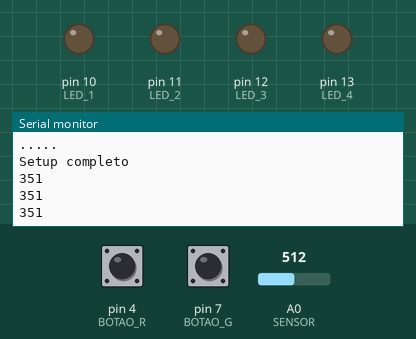
Simulated run of this sketch. Board: Arduino Uno, built with avr-gcc and run on an emulated ATmega328P. Shown: output pins drawn as LEDs (lit = HIGH), the last lines printed to the serial monitor. Inputs (shaded band) come from the test bench; at power-on: A0 (SENSOR) = 512, pin 4 (BOTAO_R) LOW, pin 7 (BOTAO_G) HIGH.

Above: at 1.2 s.
1.3 s: A0 (SENSOR) set to 28
4.2 s: A0 (SENSOR) set to 25
At 5.4 s:
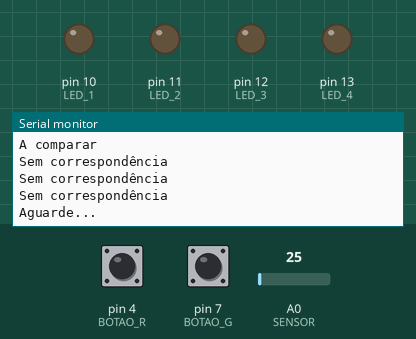
At 6.5 s:
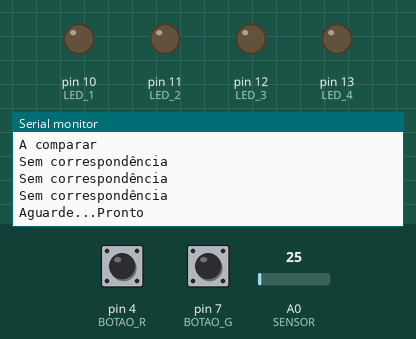

Measured:
- the behaviour switches between 27 and 26 on A0 (SENSOR) (found by bisection; images 0 and 1)
- after the input at 4.2 s, the serial monitor: prints a new line after 0.66 s (image 1)

The sketch:

Codigo.ino
```cpp
#define THRESHOLD 25 //Valor do threshold default
#define DIF_MAX 1000 //Tempo de espera máximo entre toques
#define MAX_TOQUES 10 //Número máximo de toques
#define SENSOR A0 //Porta do sensor
#define ERRO_MAX 40 //Desvio máximo admitido entre combinação guardada e ouvida
#define BOTAO_G 7 // Porta do botao de gravar
#define BOTAO_R 4 // Porta do botao de presença
#define DELAY 350 //Delay minimo entre roques

#define LED_1 10 //Azul
#define LED_2 11 //Amarelo
#define LED_3 12 //Verde
#define LED_4 13 //Vermelho

#define LED_ON 200 //ms de LED ligado
#define LED_OFF 3000 //ms de LED desligado

int LED1[4]={ 10 , 11, 12, 13}; //Portas dos LEDs


int sensorValue; //Leitura do sensor

unsigned long temp_time;
unsigned long diff=0;

unsigned long led_timer_1=0; //ms do estado dos LEDs (on/off)
bool on=false; //Estado dos LEDs


boolean predef = true; //Existem combinções pre-definidas
boolean learned = false; //Existem combinações aprendidas
boolean rec=false; //Se é necessário gravar uma combinação
boolean printed_cur = false; //Imprimiu a combinação ouvida
boolean stored_cur = false; //Guardou a combinação ouvida

int prenum = 0; //Magia Negra, NÃO MEXER NISTO SE NAO EXPLODE

int mems=3; //Número de comboinações guardadas
int mem[5][MAX_TOQUES] = {0}; //Combinações
int cur[] = {0,0,0,0,0,0,0,0,0,0}; //Combinação guardada

bool nots[5]={false}; //Notificações recebidas

int threshold; //Valor do threshold atual
unsigned long zero=0; //Valor do deslocamento da função de filtragem
int save; //Valor do pico da função de filtragem


void setup() {
  Serial.begin(9600);
  Serial.println(".....");
  pinMode(SENSOR, INPUT);
  pinMode(BOTAO_G, INPUT);
  pinMode(LED_1, OUTPUT);
  pinMode(LED_2, OUTPUT);
  pinMode(LED_3, OUTPUT);
  pinMode(LED_4, OUTPUT);

  digitalWrite(LED_1, LOW);
  digitalWrite(LED_2, LOW);
  digitalWrite(LED_3, LOW);
  digitalWrite(LED_4, LOW);

  //Combinações predefinidas
  mem[0][0]=500 ;
  mem[1][0]=500 ;
  mem[1][1]=500 ;
  mem[2][0]=500 ;
  mem[2][1]=500 ;
  mem[2][2]=500 ;

  threshold=THRESHOLD;
  Serial.println("Setup completo");
}

void loop()
{
    sensorValue = analogRead(SENSOR);
    update_leds();
    threshold=g(zero, save, millis() );

    if(!digitalRead(BOTAO_G))
    {
      rec=true;
      learned=false;
      prenum=0;
      predef = false;
      mems=0;
      mem[1][1]=0 ;
      mem[0][0]=0 ;
      mem[1][0]=0 ;
      mem[1][1]=0 ;
      mem[2][0]=0 ;
      mem[2][1]=0 ;
      mem[2][2]=0 ;

      for(int i=0; i<mems; i++)
          nots[i]=false;

      on=false;
    }

    if(digitalRead(BOTAO_R))
    {
        for(int i=0; i<mems; i++)
          nots[i]=false;
    }

    if(millis()-temp_time > DIF_MAX && mem[mems][0] != 0 && !learned)
    { //at least one knock was done
      learned = true;
      mems++;
      rec=false;
      Serial.print("Combinação ");
      Serial.print(mems);
      Serial.println(" guardada");

    }
    if(stored_cur && millis()-zero > DIF_MAX)
    {
      checkValid();

      for(int i=0; i<MAX_TOQUES; i++)
        cur[i] = 0;

      printed_cur = false;
      stored_cur = false;
      Serial.print("Aguarde...");
      delay(1000);
      Serial.println("Pronto");
    }

    if(sensorValue > threshold && (learned || rec || predef))
    { //if a knock occurred

      //Ajuste do threshold
      save = sensorValue;
      zero= millis();

      if(prenum > 0)
      {
        diff = millis() - temp_time; //time since last knock
        if(!learned && rec)
        { //don't save first time of knock sequence
          learn();
        }
        //record cur
        if( (learned || predef) && diff < DIF_MAX)
        { //don't save first time of knock sequence
          record_curr();
        }
        temp_time = millis();
        delay(DELAY);
      }
      else
      {
        prenum++;
        temp_time = millis();
        delay(DELAY);
      }
  }
}

//Rotina de LEDs que temporiza o ligar/desligar dos LEDs sem interromper o flow do código
void update_leds()
{
  if(!on && (millis()-led_timer_1) > LED_OFF)
  {
    for(int i=0; i<mems && i<4; i++)
    {
      if (nots[i])
      {
        digitalWrite(LED1[i], HIGH);
      }
    }
    on=true;
    led_timer_1=millis();

  }

  if(on && (millis()-led_timer_1) > LED_ON)
  {
    for(int i=0; i<mems && i<4; i++)
    {
        digitalWrite(LED1[i], LOW);
    }
    on=false;
    led_timer_1=millis();
  }
}

//Grava a diferença entre batimentos ouvidos(Tentativa)
void record_curr()
{
  for(int i=0; i<MAX_TOQUES; i++)
  { //loop through
    if(cur[i] == 0)
    { //if nothing is stored there
      cur[i] = diff; ///fix this for first time through???
        Serial.println(diff);

        stored_cur = true;

      break;
    }
  }
}

//Grava a diferença entre batimentos ouvidos(Gravação)
void learn()
{
  for(int i=0; i<MAX_TOQUES; i++)
  { //loop through mem
    if(mem[mems][i] == 0)
    { //if nothing is stored there
      mem[mems][i] = diff; ///fix this for first time through???
      Serial.println(diff);
      break;
    }
  }
}

//Compara a combinação ouvida com a gravada
void checkValid()
{
  double error;
  bool certo=false;
  Serial.println("A comparar"); //knock lock
  for(int j=0; j<mems; j++)
  {
    for(int i=0; i<MAX_TOQUES; i++)
    {
      error = (double) (cur[i]-mem[j][i])/mem[j][i];
      error = abs(error);
      error = 100 * error;

      if(error > ERRO_MAX || error < -ERRO_MAX )
      {///.4 for now
        Serial.println("Sem correspondência");
        break;
      }
      if(i==MAX_TOQUES-1)
      {
        certo=true;
      }
    }
    if (certo)
    {
      Serial.print("Reconhecido padrão ");
      Serial.println(j+1);
      nots[j]=true;
      break;
    }
  }
}

//Função que realiza a filtragem temporal
int g(int zero, int thresh, int atual)
{
  int coord = atual-zero;

  if(coord <=DELAY)
  {
      return THRESHOLD + thresh;
  }
  else
    return THRESHOLD + thresh/(0.1*coord+DELAY );
}
```
